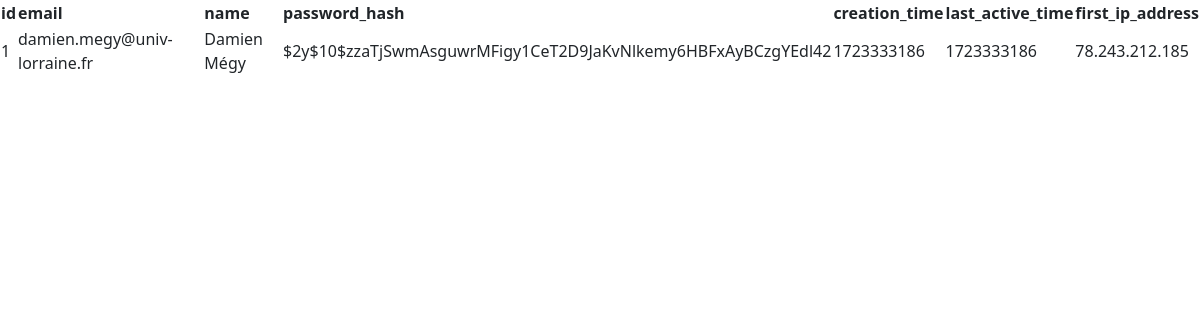
The app's page /show-instructors.php with its own data.
### tables this page shows
CREATE TABLE instructors (
    id INTEGER PRIMARY KEY AUTOINCREMENT,
    email TEXT UNIQUE NOT NULL,
    name TEXT,
    password_hash TEXT NOT NULL,
    creation_time INTEGER,
    last_active_time INTEGER
, first_ip_address TEXT);

### show-instructors.php (the view, shortened to what this page needs)
<!doctype html>
<html lang="fr">
  <head>
    <link href="https://cdn.jsdelivr.net/npm/bootstrap@5.3.3/dist/css/bootstrap.min.css" rel="stylesheet">
    <link href="https://cdn.datatables.net/2.1.3/css/dataTables.dataTables.css" rel="stylesheet">
  </head>
  <body>
<?php
try {
    $pdo = new PDO('sqlite:db_instructors.db');
    $pdo->setAttribute(PDO::ATTR_ERRMODE, PDO::ERRMODE_EXCEPTION);
    $stmt = $pdo->query("SELECT * FROM instructors");
    $instructors = $stmt->fetchAll(PDO::FETCH_ASSOC);
    echo "<table id='myTable'>";
    echo "<thead>";
    echo "<tr>";
    foreach (array_keys($instructors[0]) as $column) {
        echo "<th>" . htmlspecialchars($column) . "</th>";
    }
    echo "</tr>";
    echo "</thead>";
    echo "<tbody>";
    foreach ($instructors as $instructor) {
        echo "<tr>";
        foreach ($instructor as $value) {
            echo "<td>" . htmlspecialchars($value) . "</td>";
        }
        echo "</tr>";
    }
    echo "</tbody>";
    echo "</table>";
} catch (PDOException $e) {
    echo "Erreur : " . $e->getMessage();
}
?>
</body>
</html>

### records on screen
instructors: id "1", email "damien.megy@univ-lorraine.fr", name "Damien Mégy", password_hash "$2y$10$zzaTjSwmAsguwrMFigy1CeT2D9JaKvNlkemy6HBFxAyBCzgYEdl42", value "1723333186", first_ip_address "78.243.212.185"

### other values on screen
$column "id"
$column "email"
$column "name"
$column "password_hash"
$column "creation_time"
$column "last_active_time"
$column "first_ip_address"
